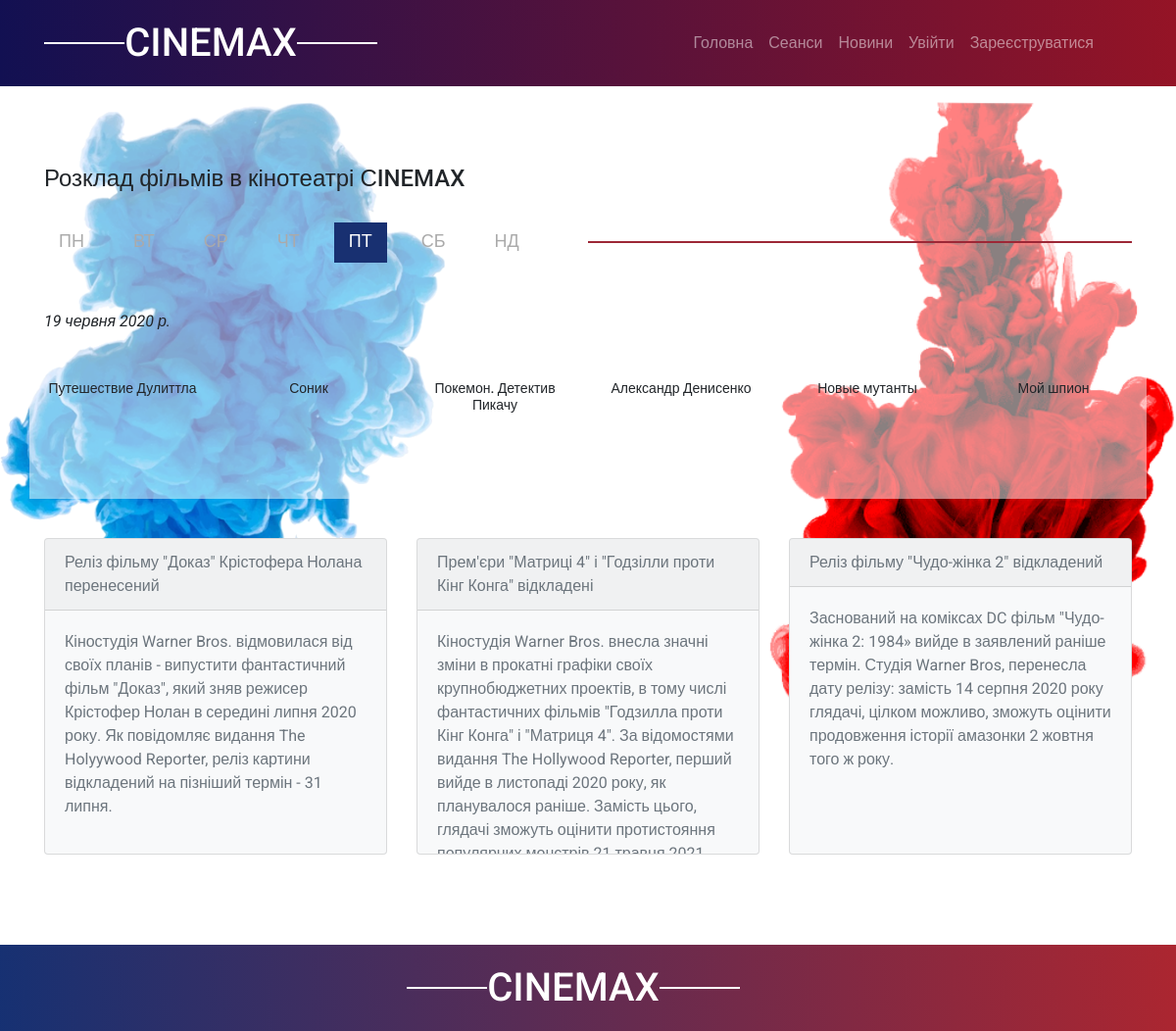
The app's page /sessions/ with its own data.
### app/models.py (models this page shows, shortened)
class TimeStampMixin(models.Model):
    created_at = models.DateTimeField(auto_now_add=True, null=True)
    updated_at = models.DateTimeField(auto_now=True, null=True)
    class Meta:
        abstract = True

class Weekday(TimeStampMixin, models.Model):
    weekday = models.CharField(max_length=150)
    date = models.DateField()
    weekday_en = models.CharField(max_length=50)

class Film(TimeStampMixin, models.Model): # Фильм
    name = models.CharField(max_length = 150)
    duration_film = models.TimeField() # '14:30'
    desc = models.TextField()
    year = models.PositiveSmallIntegerField("Дата выхода", default=2019)
    contry = models.CharField(max_length = 150)
    genre = models.ManyToManyField(Genre, verbose_name="жанры")
    actor = models.ManyToManyField(Actor, verbose_name="актеры", related_name="film_actor")
    directors = models.ManyToManyField(Actor, verbose_name="режиссер", related_name="film_director")
    premiere = models.CharField(max_length = 150)
    budget = models.PositiveIntegerField()
    image = models.ImageField(upload_to = 'posters/')
    url_trailer = models.CharField(max_length=200)

### news/models.py (models this page shows, shortened)
class TimeStampMixin(models.Model):
    created_at = models.DateTimeField(auto_now_add=True, null=True)
    updated_at = models.DateTimeField(auto_now=True, null=True)
    class Meta:
        abstract = True

class ParseMovieInfo(TimeStampMixin, models.Model):
    title = models.CharField(max_length = 300)
    date = models.CharField(max_length = 50)
    short_describe = models.TextField()
    full_describe = models.TextField()
    liked = models.ManyToManyField(User, default = None, blank = True, related_name = 'liked')
    dislike = models.ManyToManyField(User, default = None, blank = True, related_name = 'dislike')
    url = models.SlugField(max_length = 300)

### app/views.py (the view)
# urls.py: path('sessions/', app_views.SessionsListView.as_view(), name="sessions"),
class SessionsListView(View):
    def get(self, request):
        tday = date.today()
        num_week_day = date.today().weekday()
        sessions = Session.objects.all()
        days = ['пн', 'вт', 'ср', 'чт', 'пт', 'сб', 'нд']
        k = 0
        for i in range(0, len(days)):
            try:
                Weekday.objects.filter(weekday = days[num_week_day + i]).update(date = tday + datetime.timedelta(days=i))
                k += 1
            except Exception:
                Weekday.objects.filter(weekday = days[i-k]).update(date = tday + datetime.timedelta(days=i))
        active_vkladka = 0
        for day in Weekday.objects.all():
            dat = day.date
            if dat.weekday() == num_week_day:
                active_vkladka = day.weekday_en
        sessions = Session.objects.all()
        week = Weekday.objects.order_by('-id').all()
        movies = Film.objects.order_by('-id').all()
        halls = Hall.objects.all()
        news_list = ParseMovieInfo.objects.order_by('-id').all()
        context = {
            'news_list': news_list,
            'active_vkladka': active_vkladka,
            'sessions': sessions,
            'movies': movies,
            'halls': halls,
            'week': week,
        }
        return render(request, 'app_template/sessions.html', context)

### templates/app_template/sessions.html (shortened to what this page needs)
{% extends "base.html" %}
{% load static %}
{% block stylesheet %}
    <link rel="stylesheet" href="{% static 'css/jquery.fancybox.css' %}">
    <link rel="stylesheet" href="{% static 'css/sessions.css' %}">
{% endblock %}
{% block content %}
    <div class="sessions sessions_bg_left ">
        <div class="sessions_bg_right">
            <div class="container bg-white_a py-3 my-3">
                <h3 class="sessions-top mt-5">
                    Розклад фільмів в кінотеатрі СINEMAX
                </h3>
                <div class="sessions-tabs d-flex align-items-center">
                    <nav class="days d-flex flex-wrap flex-xl-nowrap flex-lg-nowrap flex-md-nowrap flex-sm-nowrap ">
                        {% for day in week %}
                            <a href="#{{ day.weekday_en }}" class="day tabs-item {% if day.weekday_en == active_vkladka %} active {% endif %}">{{ day.weekday }}</a></li>
                        {% endfor %}
                    </nav>
                    <span class="line"></span>
                </div>
                {% for day in week %}
                    <div id="{{day.weekday_en}}" class="sessions-bottom mt-5 tabs-content {% if day.weekday_en == active_vkladka %} visible {% endif %} ">
                        <em >{{day.date}}</em> <br>
                        <div class="row text-center mt-5">
                            {% for movie in movies %}
                                <div class="col-md-2 mb-5">
                                    <h6 class="movie_name">{{ movie.name }}</h6> <br>
                                </div>
                            {% endfor %}
                        </div>
                    </div>
                {% endfor %}
            </div>
            <div class="container  news ">
                <div class="row">
                    {% for news in news_list|slice:"3" %}
                    <div class="col-12 col-md-4 mb-3">
                        <div class="card my-4 bg-light h-100">
                            <div class="card-header">
                                <a class="text-muted" href="{% url 'news:news_detail' news.url %}">{{ news.title }}</a>
                            </div>
                            <div class="card-body text-muted news_content">
                                {{ news.short_describe }}
                            </div>
                        </div>
                    </div>
                    {% endfor %}
                </div>
            </div>
        </div>
    </div>
{% endblock %}
{% block js %}
    <link rel="stylesheet" href="{% static 'js/jquery.fancybox.min.js' %}">
{% endblock %}

### static/css/sessions.css (style rules this page uses)
.sessions_bg_right { background-image: url('../img/1.png'); background-size: contain; background-repeat: no-repeat; background-position: right; }
.sessions_bg_left { background-image: url('../img/3.png'); background-size: contain; background-repeat: no-repeat; background-position: left; }
.bg-white_a { background-color: rgba(255,255,255,0.5); }
.sessions-tabs { margin-top: 30px; margin-bottom: 30px; }
.sessions-tabs .line { width: 100%; background: #9D2736 ; }
.sessions-tabs .days { font-size: 24px; margin: 0; padding: 0; width: 100%; }
.sessions-tabs .days .day { margin-right: 20px; }
.sessions-tabs .days .active { color: #fff !important; background-color: #183071; }
.tabs-content { display: none; }
.visible { display: block; }
.sessions-tabs .days .day { text-decoration: none; color: #aaa; text-transform: uppercase; padding: 5px 15px 9px ; transition: all 0.3s ease; }
.sessions-tabs .days .day:nth-child(7) { margin-right: 0px; }
.news { margin-bottom: 100px; }
.news_content { overflow: auto; height: 200px; }
@media (min-width: 1200px) { .container { max-width: 1140px; } }
@media (min-width: 992px) { .container { max-width: 960px; } }
@media (min-width: 768px) { .container { max-width: 720px; } }
@media (min-width: 768px) { .sessions-top { font-size: 24px; } }
@media (min-width: 768px) { .sessions-tabs .days { font-size: 18px; } }
@media (min-width: 768px) { .movie_name { font-size: 14px; } }

### static/css/base.css (style rules this page uses)
h1,h2,h3,h4,h5,h6,p { padding: 0;margin: 0; }
a { text-decoration: none; }
body { font-family: 'Roboto', sans-serif; }
.line { display: block; height: 2px; width: 100%; background-color: #fff; }
.container { max-width: 1140px !important; }
@media (min-width: 1200px) { .container { max-width: 1140px; } }
@media (min-width: 992px) { .container { max-width: 960px; } }
@media (min-width: 768px) { .container { max-width: 720px; } }

### records on screen
Weekday: weekday "ПН"
Weekday: weekday "ВТ"
Weekday: weekday "СР"
Weekday: weekday "ПТ", date "19 червня 2020 р."
Weekday: weekday "СБ"
Weekday: weekday "НД"
Film: name "Путешествие Дулиттла"
Film: name "Соник"
Film: name "Покемон. Детектив Пикачу"
Film: name "Александр Денисенко"
Film: name "Новые мутанты"
Film: name "Мой шпион"
ParseMovieInfo: title "Реліз фільму \"Доказ\" Крістофера Нолана перенесений", short_describe "Кіностудія Warner Bros. відмовилася від своїх планів - випустити фантастичний фільм \"Доказ\", який зняв режисер Крістофер Нолан в середині липня 2020 року. Як повідомляє видання The Holyywood Reporter, реліз картини відкладений на пізніший термін - 31 липня."
ParseMovieInfo: title "Прем'єри \"Матриці 4\" і \"Годзілли проти Кінг Конга\" відкладені", short_describe "Кіностудія Warner Bros. внесла значні зміни в прокатні графіки своїх крупнобюджетних проектів, в тому числі фантастичних фільмів \"Годзилла проти Кінг Конга\" і \"Матриця 4\". За відомостями видання The Hollywood Reporter, перший вийде в листопаді 2020 року, як планувалося раніше. Замість цього, глядачі зможуть оцінити протистояння…"
ParseMovieInfo: title "Реліз фільму \"Чудо-жінка 2\" відкладений", short_describe "Заснований на коміксах DC фільм \"Чудо-жінка 2: 1984» вийде в заявлений раніше термін. Студія Warner Bros, перенесла дату релізу: замість 14 серпня 2020 року глядачі, цілком можливо, зможуть оцінити продовження історії амазонки 2 жовтня того ж року."
